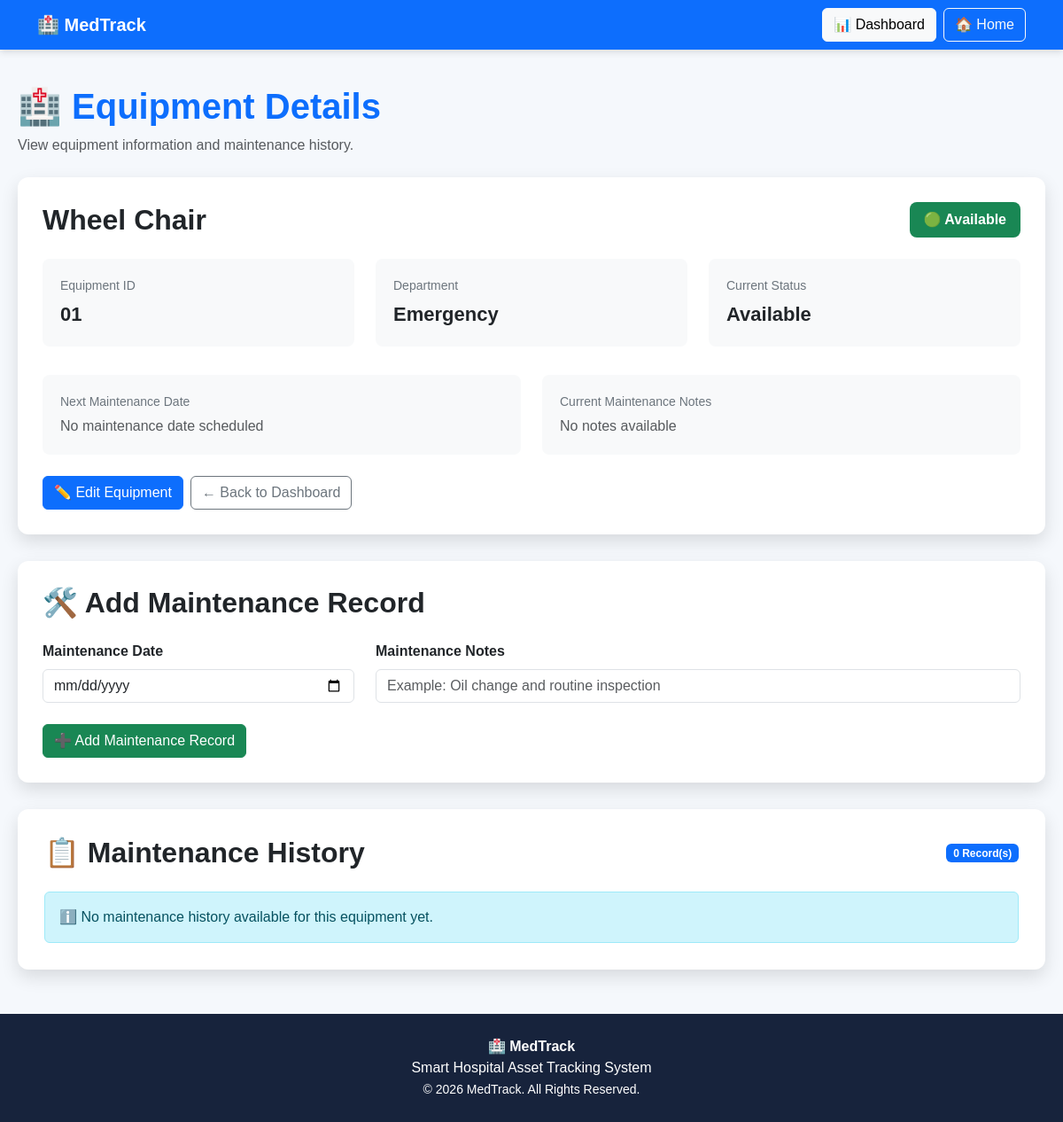
The app's page /equipment_details/01 (signed in) with its own data.
### tables this page shows
CREATE TABLE equipment (
            id TEXT PRIMARY KEY,
            name TEXT NOT NULL,
            department TEXT NOT NULL,
            status TEXT NOT NULL
        , maintenance_date TEXT, maintenance_notes TEXT);

### app.py (the view)
@app.route(
    "/equipment_details/<equipment_id>"
)
@login_required
def equipment_details(equipment_id):
    conn = get_db_connection()
    equipment = conn.execute("""
        SELECT *
        FROM equipment
        WHERE id = ?
    """, (equipment_id,)).fetchone()
    if equipment is None:
        conn.close()
        return "Equipment not found"
    history = conn.execute("""
        SELECT *
        FROM maintenance_history

        WHERE equipment_id = ?

        ORDER BY maintenance_date DESC

    """, (equipment_id,)).fetchall()
    conn.close()
    return render_template(
        "equipment_details.html",
        equipment=equipment,
        history=history
    )

### app.py (called while the page is built)
def get_db_connection():
    conn = sqlite3.connect("medtrack.db")
    conn.row_factory = sqlite3.Row
    return conn

def login_required(function):
    @wraps(function)
    def decorated_function(*args, **kwargs):
        if "logged_in" not in session:
            return redirect(
                url_for("login")
            )
        return function(*args, **kwargs)
    return decorated_function

### templates/equipment_details.html (shortened to what this page needs)
<!DOCTYPE html>
<html lang="en">
<head>
    <link
        href="https://cdn.jsdelivr.net/npm/bootstrap@5.3.7/dist/css/bootstrap.min.css"
        rel="stylesheet">
</head>
<body>
<nav class="navbar navbar-dark bg-primary">
    <div class="container">
        <a
            href="/dashboard"
            class="navbar-brand fw-bold">
            🏥 MedTrack
        </a>
        <div class="d-flex gap-2">
            <a
                href="/dashboard"
                class="btn btn-light">
                📊 Dashboard
            </a>
            <a
                href="/"
                class="btn btn-outline-light">
                🏠 Home
            </a>
        </div>
    </div>
</nav>
<div class="page-container">
    <div class="mb-4">
        <h1 class="page-title">
            🏥 Equipment Details
        </h1>
        <p class="text-muted">
            View equipment information and maintenance history.
        </p>
    </div>
    <div class="main-card">
        <div
            class="d-flex
                   justify-content-between
                   align-items-center
                   mb-4
                   flex-wrap
                   gap-3">
            <h2 class="fw-bold mb-0">
                {{ equipment.name }}
            </h2>
            {% if equipment.status == "Available" %}
                <span
                    class="status-badge
                           status-available">
                    🟢 Available
                </span>
            {% elif equipment.status == "Maintenance" %}
                <span
                    class="status-badge
                           status-maintenance">
                    🟡 Maintenance
                </span>
            {% elif equipment.status == "Missing" %}
                <span
                    class="status-badge
                           status-missing">
                    🔴 Missing
                </span>
            {% endif %}
        </div>
        <div class="row g-4">
            <div class="col-md-4">
                <div class="info-box">
                    <div class="info-label">
                        Equipment ID
                    </div>
                    <div class="info-value">
                        {{ equipment.id }}
                    </div>
                </div>
            </div>
            <div class="col-md-4">
                <div class="info-box">
                    <div class="info-label">
                        Department
                    </div>
                    <div class="info-value">
                        {{ equipment.department }}
                    </div>
                </div>
            </div>
            <div class="col-md-4">
                <div class="info-box">
                    <div class="info-label">
                        Current Status
                    </div>
                    <div class="info-value">
                        {{ equipment.status }}
                    </div>
                </div>
            </div>
        </div>
        <div class="row g-4 mt-2">
            <div class="col-md-6">
                <div class="info-box">
                    <div class="info-label">
                        Next Maintenance Date
                    </div>
                    {% if equipment.maintenance_date %}
                        <div class="info-value">
                            📅 {{ equipment.maintenance_date }}
                        </div>
                    {% else %}
                        <div class="text-muted">
                            No maintenance date scheduled
                        </div>
                    {% endif %}
                </div>
            </div>
            <div class="col-md-6">
                <div class="info-box">
                    <div class="info-label">
                        Current Maintenance Notes
                    </div>
                    {% if equipment.maintenance_notes %}
                        <div class="fw-semibold">
                            {{ equipment.maintenance_notes }}
                        </div>
                    {% else %}
                        <div class="text-muted">
                            No notes available
                        </div>
                    {% endif %}
                </div>
            </div>
        </div>
        <div class="mt-4 d-flex gap-2 flex-wrap">
            <a
                href="/edit_equipment/{{ equipment.id }}"
                class="btn btn-primary">
                ✏️ Edit Equipment
            </a>
            <a
                href="/dashboard"
                class="btn btn-outline-secondary">
                ← Back to Dashboard
            </a>
        </div>
    </div>
    <div class="main-card">
        <h2 class="fw-bold mb-4">
            🛠️ Add Maintenance Record
        </h2>
        <form
            method="POST"
            action="{{ request.path }}">
            <div class="row g-4">
                <div class="col-md-4">
                    <label
                        class="form-label fw-semibold">
                        Maintenance Date
                    </label>
                    <input
                        type="date"
                        name="maintenance_date"
                        class="form-control"
                        required>
                </div>
                <div class="col-md-8">
                    <label
                        class="form-label fw-semibold">
                        Maintenance Notes
                    </label>
                    <input
                        type="text"
                        name="maintenance_notes"
                        class="form-control"
                        placeholder="Example: Oil change and routine inspection"
                        required>
                </div>
            </div>
            <button
                type="submit"
                class="btn btn-success mt-4">
                ➕ Add Maintenance Record
            </button>
        </form>
    </div>
    <div class="history-card">
        <div
            class="d-flex
                   justify-content-between
                   align-items-center
                   mb-4">
            <h2 class="history-title mb-0">
                📋 Maintenance History
            </h2>
            <span class="badge bg-primary">
                {{ maintenance_history|length }}
                Record(s)
            </span>
        </div>
        {% if maintenance_history %}
            <div class="table-responsive">
                <table
                    class="table
                           table-striped
                           table-hover">
                    <thead class="table-primary">
                        <tr>
                            <th>#</th>
                            <th>Date</th>
                            <th>Maintenance Notes</th>
                        </tr>
                    </thead>
                    <tbody>
                        {% for record in maintenance_history %}
                        <tr>
                            <td>
                                {{ loop.index }}
                            </td>
                            <td class="fw-semibold">
                                📅 {{ record.maintenance_date }}
                            </td>
                            <td>
                                {{ record.maintenance_notes }}
                            </td>
                        </tr>
                        {% endfor %}
                    </tbody>
                </table>
            </div>
        {% else %}
            <div class="alert alert-info mb-0">
                ℹ️ No maintenance history available
                for this equipment yet.
            </div>
        {% endif %}
    </div>
</div>
<footer>
    <div class="fw-bold">
        🏥 MedTrack
    </div>
    <div>
        Smart Hospital Asset Tracking System
    </div>
    <small>
        © 2026 MedTrack. All Rights Reserved.
    </small>
</footer>
</body>
</html>

### templates/equipment_details.html (style rules this page uses)
body { background-color: #f5f8fc; font-family: Arial, sans-serif; }
.navbar { box-shadow: 0 2px 8px rgba(0,0,0,0.15); }
.page-container { max-width: 1200px; margin: 40px auto; padding: 0 20px; }
.page-title { color: #0d6efd; font-weight: 700; }
.main-card { background: white; border-radius: 12px; box-shadow: 0 8px 20px rgba(0,0,0,0.12); padding: 28px; margin-bottom: 30px; }
.info-box { background: #f8f9fa; border-radius: 8px; padding: 20px; height: 100%; }
.info-label { color: #6c757d; font-size: 14px; margin-bottom: 5px; }
.info-value { font-size: 22px; font-weight: 700; }
.status-badge { padding: 8px 16px; border-radius: 8px; font-weight: 600; font-size: 16px; }
.status-available { background-color: #198754; color: white; }
.history-card { background: white; border-radius: 12px; box-shadow: 0 8px 20px rgba(0,0,0,0.12); padding: 30px; margin-bottom: 30px; }
.history-title { font-weight: 700; }
footer { background: #17233c; color: white; padding: 25px; text-align: center; margin-top: 50px; }

### records on screen
equipment: name "Wheel Chair", id "01", department "Emergency", status "Available"

### other values on screen
{{ maintenance_history|length }} "0"
